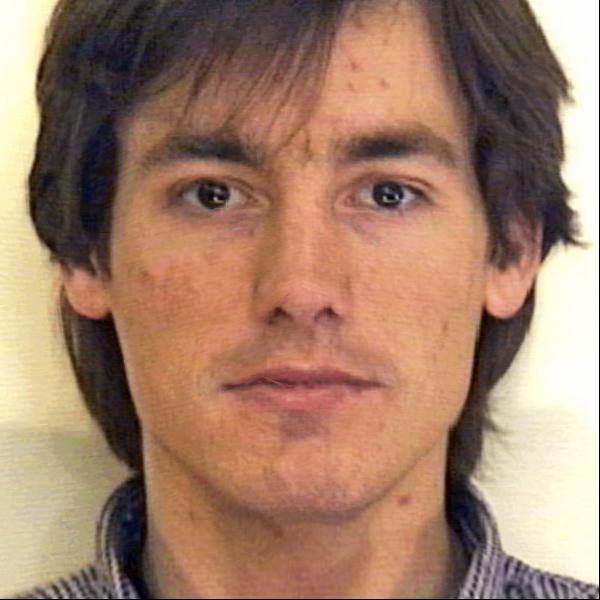
#> input picture hw6/FULL_reconstruction.jpg, 600 x 600 px
$ python Q2.py ../hw6/FULL_reconstruction.jpg
#> lines starting #> are read from the running program, lines starting #| are printed output that depends on the picture
import sys
import math
from PIL import Image

infile=Image.open(sys.argv[1]);
#> infile is the input picture: PIL image 600x600 RGB; mean R, G, B 162, 127.2, 105.8
pic=list(infile.getdata());
#> pic = 360000 items
width,length=infile.size;
#> width = 600; length = 600

new_pixel=[0,0,0,0];
new_pic=[];

for pixel in pic:
	i=0;
	for rgb in pixel:
		new_pixel[i]=int(math.floor(rgb/2));
		i+=1;
	new_pic.append((new_pixel[0],new_pixel[1],new_pixel[2],new_pixel[3]));
#> this loop made 360000 passes
#> pixel on passes 1 to 3: (254, 253, 248), (254, 253, 248), (254, 253, 248)
#> after the loop, new_pic = 360000 items; new_pixel = [2, 0, 0, 0]

outfile=Image.new(infile.mode,infile.size);
#> outfile: PIL image 600x600 RGB; every value is 0
outfile.putdata(new_pic);
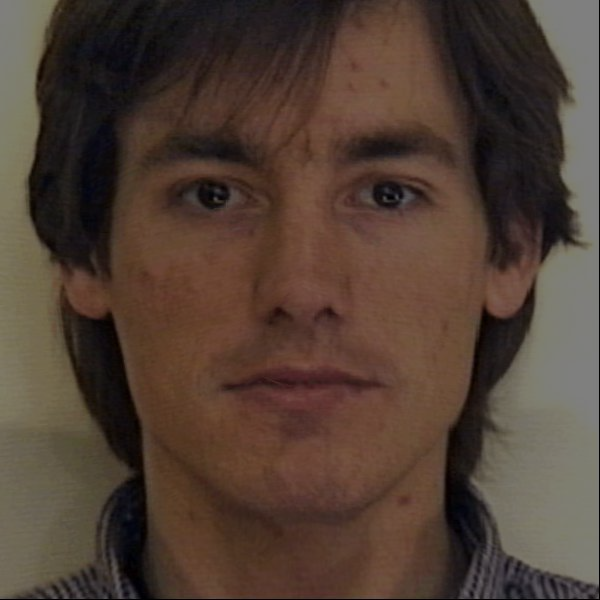
#> outfile: PIL image 600x600 RGB; mean R, G, B 80.8, 63.4, 52.7
outfile.save("Q2.png");
